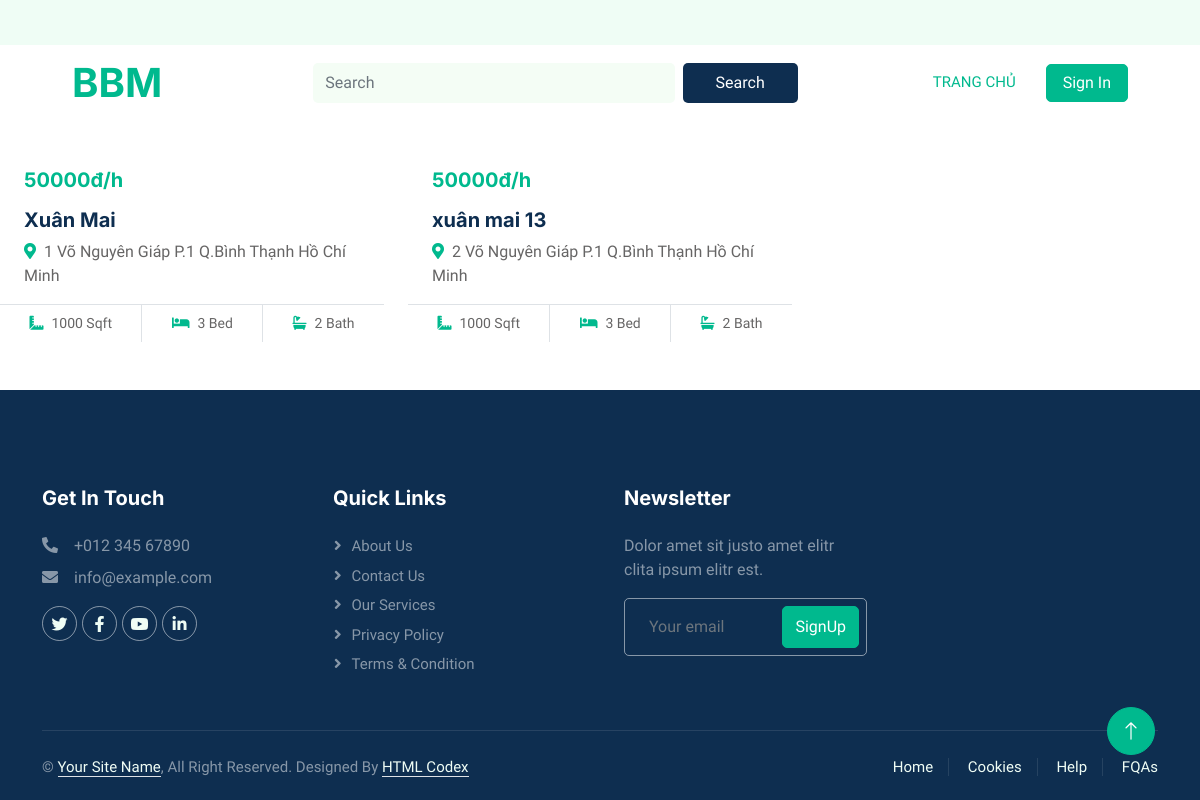
The app's page /filter/, older data.
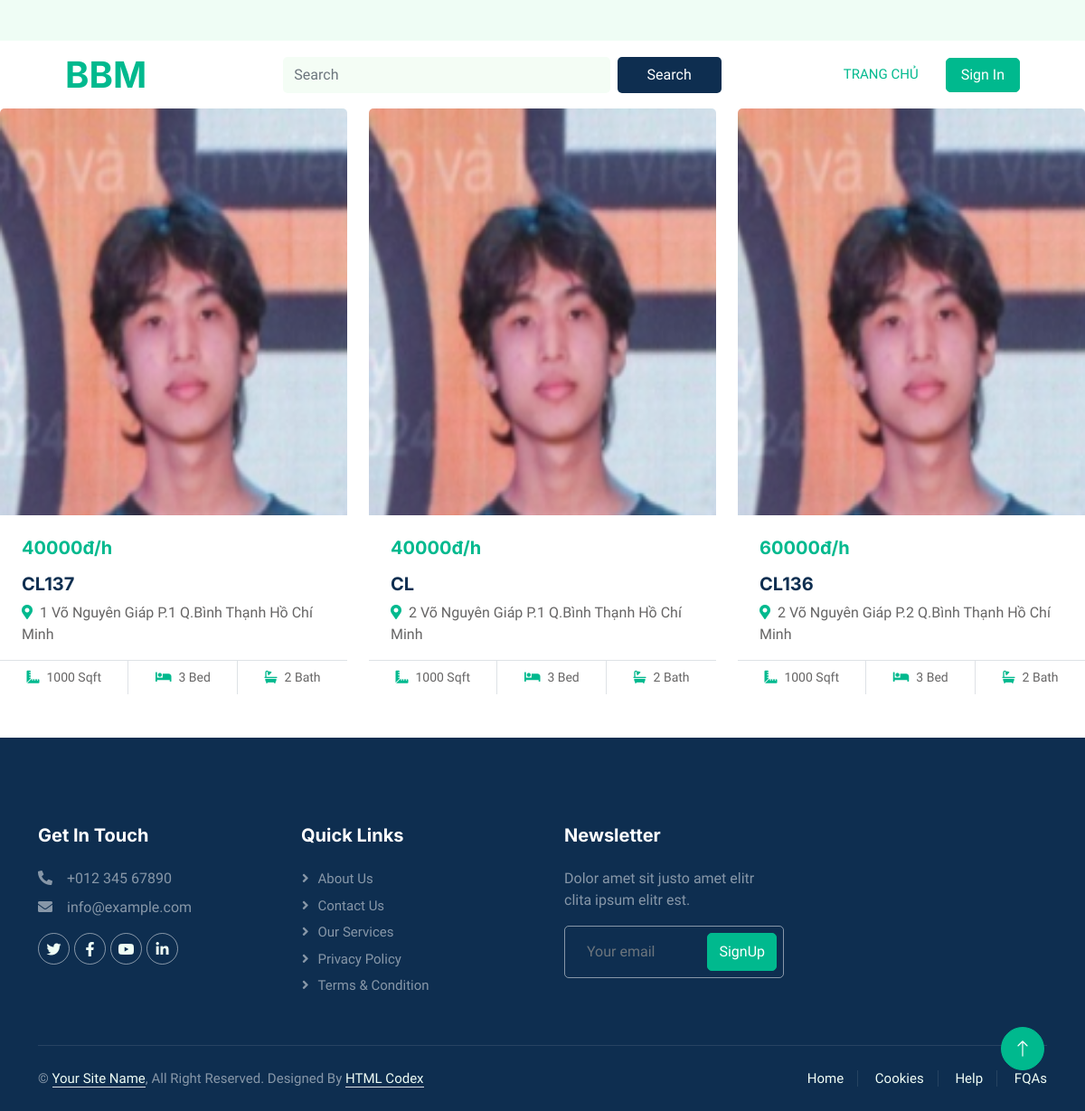
The same page, newer data.
### BCourt/models.py (models this page shows, shortened)
class Court(models.Model):
    courtManager = models.ForeignKey("BUser.User", on_delete=models.CASCADE, limit_choices_to={'role':'courtmanager'})
    maCourt = models.CharField(default='',max_length=10, primary_key=True)
    name = models.CharField(max_length=100)
    address = models.OneToOneField(Tinh, on_delete=models.CASCADE)
    price = models.IntegerField()
    description = models.CharField(default='',max_length=255, null=True, blank= True)
    img = models.ImageField(upload_to="images/", verbose_name="Hình ảnh sân")
    rateAvr = models.FloatField(default=0.0)  # Trung bình rating

class Tinh(models.Model):
    name = models.CharField(max_length=100)
    quan = models.ForeignKey(Quan, on_delete=models.CASCADE)
    class Meta:
        unique_together = ['name', 'quan']
    def __str__(self):
        return f"{self.quan.phuong.duong.sonha.name} {self.quan.phuong.duong.name} P.{self.quan.phuong.name} Q.{self.quan.name} {self.name}"

class Quan (models.Model):
    name = models.CharField(max_length=100)
    phuong = models.ForeignKey(Phuong, on_delete=models.CASCADE)
    class Meta:
        unique_together = ['name', 'phuong']

class Phuong (models.Model):
    name = models.CharField(max_length=100)
    duong = models.ForeignKey(Duong, on_delete=models.CASCADE)
    class Meta:
        unique_together = ['name', 'duong']

class Duong (models.Model):
    name = models.CharField(max_length=100)
    sonha = models.ForeignKey(Sonha, on_delete=models.CASCADE)
    class Meta:
        unique_together = ['name', 'sonha']

class Sonha (models.Model):
    name = models.CharField(max_length=100)
    class Meta:
        unique_together = ['name']

### home/views.py (the view)
# urls.py: path('filter/', views.courtFilter, name='filter'),
def courtFilter(request):
    selected_price = request.GET.get("price", "")
    selected_tinh = request.GET.get("tinh", "")
    selected_quan = request.GET.get("quan", "")
    selected_phuong = request.GET.get("phuong", "")
    selected_duong = request.GET.get("duong", "")
    courts = Court.objects.all()
    if selected_price == "low":
        courts = courts.filter(price__lt=50000)
    elif selected_price == "medium":
        courts = courts.filter(price__gte=50000, price__lte=100000)
    elif selected_price == "high":
        courts = courts.filter(price__gt=100000)
    if selected_tinh:
        courts = courts.filter(address__name__icontains=selected_tinh)
    if selected_quan:
        courts = courts.filter(address__quan__name__icontains=selected_quan)
    if selected_phuong:
        courts = courts.filter(address__quan__phuong__name__icontains=selected_phuong)
    if selected_duong:
        courts = courts.filter(address__quan__phuong__duong__name__icontains=selected_duong)
    context = {
        "courts": courts,
    }
    return render(request, "home/filter.html", context)

### home/templates/home/filter.html
{% extends "master_page.html" %}
{%load static%}
{%block navbar%}
    {%include '../navbar.html' %}
{%endblock%}
{%block footer%}
    {%include '../footer.html' %}
{%endblock%}
{%block content%}
<div class="row g-4">
    {% for court in courts %}
    <div class="col-lg-4 col-md-6 wow fadeInUp">
        <div class="property-court rounded overflow-hidden">
            <div class="position-relative overflow-hidden">
                <a href="{% url 'detail' court.maCourt %}"><img class="img-fluid" style="height: 450px;" src="{{court.img.url}}" alt=""></a>
            </div>
            <div class="p-4 pb-0">
                <h5 class="text-primary mb-3">{{court.price}}đ/h</h5>
                <a class="d-block h5 mb-2" href="{% url 'detail' court.maCourt %}">{{court.name}}</a>
                <p><i class="fa fa-map-marker-alt text-primary me-2"></i>{{court.address}}</p>
            </div>
            <div class="d-flex border-top">
                <small class="flex-fill text-center border-end py-2"><i class="fa fa-ruler-combined text-primary me-2"></i>1000 Sqft</small>
                <small class="flex-fill text-center border-end py-2"><i class="fa fa-bed text-primary me-2"></i>3 Bed</small>
                <small class="flex-fill text-center py-2"><i class="fa fa-bath text-primary me-2"></i>2 Bath</small>
            </div>
        </div>
    </div>
    {% empty %}
    <li>Không tìm thấy kết quả nào.</li>
    {% endfor %}
</div>
{%endblock%}

### home/templates/master_page.html (shortened to what this page needs)
{% load static %}
<!DOCTYPE html>
<html lang="en">
<head>
    <link href="https://cdnjs.cloudflare.com/ajax/libs/font-awesome/5.10.0/css/all.min.css" rel="stylesheet">
    <link href="https://cdn.jsdelivr.net/npm/bootstrap-icons@1.4.1/font/bootstrap-icons.css" rel="stylesheet">
    <link href="{% static 'home/lib/animate/animate.min.css' %}" rel="stylesheet">
    <link href="{% static 'home/lib/owlcarousel/assets/owl.carousel.min.css' %}" rel="stylesheet">
    <link href="{% static 'home/css/bootstrap.min.css' %}" rel="stylesheet">
    <link href="{% static 'home/css/style.css' %}" rel="stylesheet">
</head>
<body>
    <div class="container-xxl bg-white p-0">
        {%block navbar%}
        {%endblock%}
       {%block content%}
       {%endblock%}
        {%block footer%}
        {%endblock%}
        <a href="#" class="btn btn-lg btn-primary btn-lg-square back-to-top"><i class="bi bi-arrow-up"></i></a>
    </div>
</body>
</html>

### home/templates/navbar.html (shortened to what this page needs)
{%load static%}
<div class="container-fluid nav-bar bg-transparent">
    <nav class="navbar navbar-expand-lg bg-white navbar-light py-0 px-4">
        <a href="index.html" class="navbar-brand d-flex align-items-center text-center">
            <h1 class="m-0 text-primary">BBM</h1>
        </a>
        <div class="collapse navbar-collapse" id="navbarCollapse">
            <div class="container">
                <form action="{% url 'search' %}" method="GET">
                    <div class="row g-2 align-items-center justify-content-center">
                        <div class="col-md-8 col-lg-6">
                            <input type="text" name="q" class="form-control border-0 py-2" placeholder="Search"
                                style="outline: none; box-shadow: none; background-color: rgb(244, 253, 245);" required>
                        </div>
                        <div class="col-md-4 col-lg-2">
                            <button type="submit" class="btn btn-dark border-0 w-100 py-2">Search</button>
                        </div>
                    </div>
                </form>
            </div>
            <div class="navbar-nav ms-auto">
                <a href="{% url 'role' %}" class="nav-item nav-link active">Trang chủ</a>
            </div>
            {% if user.is_authenticated %}
                <div class="navbar-nav ms-auto"><div class="navbar-nav ms-auto">
                    <a href="index.html" class="nav-item nav-link active">Lịch sử đặt sân</a>
                </div>
                <div class="nav-item dropdown">
                    <a href="#" class="nav-link dropdown-toggle" data-bs-toggle="dropdown">{{user.first_name}} {{user.last_name}}</a>
                    <div class="dropdown-menu rounded-0 m-0">
                        <a href="{% url 'logout' %}" class="dropdown-item">Chi tiết thông tin</a>
                        <a href="{% url 'logout' %}" class="dropdown-item">Đăng xuất</a>
                    </div>
                </div>
            {%else%}
                <a href="{% url 'login' %}" class="btn btn-primary px-3 d-none d-lg-flex">Sign In</a>
            {%endif%}
        </div>
    </nav>
</div>

### home/templates/footer.html
{%load static%}
<div class="container-fluid bg-dark text-white-50 footer pt-5 mt-5 wow fadeIn" data-wow-delay="0.1s">
    <div class="container py-5">
        <div class="row g-5">
            <div class="col-lg-3 col-md-6">
                <h5 class="text-white mb-4">Get In Touch</h5>
                <p class="mb-2"><i class="fa fa-phone-alt me-3"></i>+012 345 67890</p>
                <p class="mb-2"><i class="fa fa-envelope me-3"></i>info@example.com</p>
                <div class="d-flex pt-2">
                    <a class="btn btn-outline-light btn-social" href=""><i class="fab fa-twitter"></i></a>
                    <a class="btn btn-outline-light btn-social" href=""><i class="fab fa-facebook-f"></i></a>
                    <a class="btn btn-outline-light btn-social" href=""><i class="fab fa-youtube"></i></a>
                    <a class="btn btn-outline-light btn-social" href=""><i class="fab fa-linkedin-in"></i></a>
                </div>
            </div>
            <div class="col-lg-3 col-md-6">
                <h5 class="text-white mb-4">Quick Links</h5>
                <a class="btn btn-link text-white-50" href="">About Us</a>
                <a class="btn btn-link text-white-50" href="">Contact Us</a>
                <a class="btn btn-link text-white-50" href="">Our Services</a>
                <a class="btn btn-link text-white-50" href="">Privacy Policy</a>
                <a class="btn btn-link text-white-50" href="">Terms & Condition</a>
            </div>
            <div class="col-lg-3 col-md-6">
                <h5 class="text-white mb-4">Newsletter</h5>
                <p>Dolor amet sit justo amet elitr clita ipsum elitr est.</p>
                <div class="position-relative mx-auto" style="max-width: 400px;">
                    <input class="form-control bg-transparent w-100 py-3 ps-4 pe-5" type="text" placeholder="Your email">
                    <button type="button" class="btn btn-primary py-2 position-absolute top-0 end-0 mt-2 me-2">SignUp</button>
                </div>
            </div>
        </div>
    </div>
    <div class="container">
        <div class="copyright">
            <div class="row">
                <div class="col-md-6 text-center text-md-start mb-3 mb-md-0">
                    &copy; <a class="border-bottom" href="#">Your Site Name</a>, All Right Reserved.
                    Designed By <a class="border-bottom" href="https://htmlcodex.com">HTML Codex</a>
                </div>
                <div class="col-md-6 text-center text-md-end">
                    <div class="footer-menu">
                        <a href="">Home</a>
                        <a href="">Cookies</a>
                        <a href="">Help</a>
                        <a href="">FQAs</a>
                    </div>
                </div>
            </div>
        </div>
    </div>
</div>

### home/static/home/css/style.css (style rules this page uses)
:root { --primary: #00B98E; --secondary: #FF6922; --light: #EFFDF5; --dark: #0E2E50; }
.back-to-top { position: fixed; display: none; right: 45px; bottom: 45px; z-index: 99; }
.btn { transition: .5s; }
.btn.btn-primary, .btn.btn-secondary { color: #FFFFFF; }
.btn-lg-square { width: 48px; height: 48px; }
.btn-square, .btn-sm-square, .btn-lg-square { padding: 0; display: flex; align-items: center; justify-content: center; font-weight: normal; border-radius: 50px; }
.nav-bar { position: relative; margin-top: 45px; padding: 0 3rem; transition: .5s; z-index: 9999; }
.navbar-nav { display: flex; align-items: center; gap: 15px; }
.navbar-light .navbar-nav .nav-link { margin-right: 30px; padding: 25px 0; color: #FFFFFF; font-size: 15px; text-transform: uppercase; outline: none; }
.navbar-light .navbar-nav .nav-link:hover, .navbar-light .navbar-nav .nav-link.active { color: var(--primary); }
.navbar-light .navbar-brand { height: 75px; }
.navbar-light .navbar-nav .nav-link { color: var(--dark); font-weight: 500; }
.navbar { display: flex; align-items: center; white-space: nowrap; justify-content: space-between; padding: 10px 20px; background-color: #fff; }
.footer .btn.btn-social { margin-right: 5px; width: 35px; height: 35px; display: flex; align-items: center; justify-content: center; color: var(--light); border: 1px solid rgba(255,255,255,0.5); border-radius: 35px; transition: .3s; }
.footer .btn.btn-link { display: block; margin-bottom: 5px; padding: 0; text-align: left; font-size: 15px; font-weight: normal; text-transform: capitalize; transition: .3s; }
.footer .btn.btn-link::before { position: relative; content: "\f105"; font-family: "Font Awesome 5 Free"; font-weight: 900; margin-right: 10px; }
.footer .form-control { border-color: rgba(255,255,255,0.5); }
.footer .copyright { padding: 25px 0; font-size: 15px; border-top: 1px solid rgba(256, 256, 256, .1); }
.footer .copyright a { color: var(--light); }
.footer .footer-menu a { margin-right: 15px; padding-right: 15px; border-right: 1px solid rgba(255, 255, 255, .1); }
.footer .footer-menu a:last-child { margin-right: 0; padding-right: 0; border-right: none; }

Row changes from the older to the newer data that the page shows:
changed Court "1 Võ Nguyên Giáp P.1 Q.Bình Thạnh Hồ Chí Minh": img: picture added; price "50000" → "40000"; name "Xuân Mai" → "CL137"
changed Court "2 Võ Nguyên Giáp P.1 Q.Bình Thạnh Hồ Chí Minh": img: picture added; price "50000" → "40000"; name "xuân mai 13" → "CL"
added Court: img (picture), price "60000", name "CL136", address "2 Võ Nguyên Giáp P.2 Q.Bình Thạnh Hồ Chí Minh"
